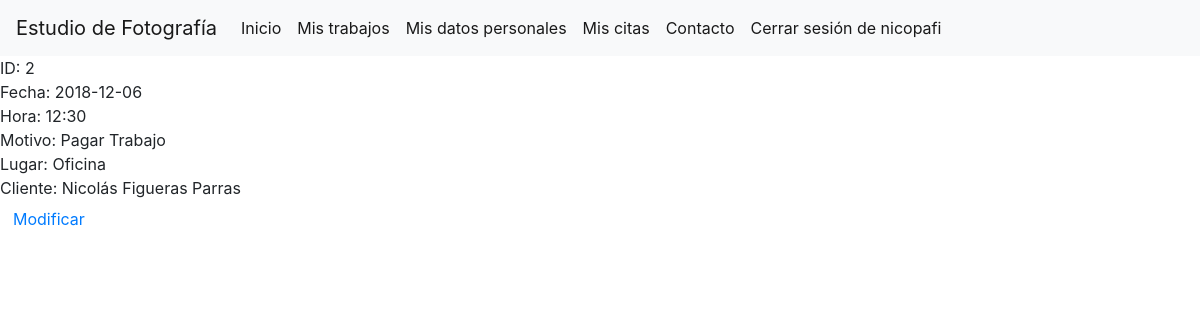
Screenshot of /Citas/citaDia.php?data=2 (signed in) with the database file from the repository.
### tables this page shows
CREATE TABLE `citas` (
  `id` bigint(20) UNSIGNED NOT NULL,
  `fecha` date NOT NULL,
  `hora` varchar(5) NOT NULL,
  `motivo` varchar(200) NOT NULL,
  `lugar` varchar(35) NOT NULL,
  `id_cliente` bigint(20) NOT NULL
);

CREATE TABLE `clientes` (
  `id` bigint(20) UNSIGNED NOT NULL,
  `nombre` varchar(15) NOT NULL,
  `apellidos` varchar(20) NOT NULL,
  `direccion` varchar(50) NOT NULL,
  `telefono1` varchar(9) NOT NULL,
  `telefono2` varchar(9) DEFAULT NULL,
  `nick` varchar(15) NOT NULL,
  `contraseña` varchar(20) NOT NULL
);

### Citas/citaDia.php (the view, shortened to what this page needs)
<!DOCTYPE html>
<html lang="es">
    <head>
    </head>
    <body>
        <?php
            if(isset($_COOKIE['sesion']) && isset($_SESSION['user'])){
                if($_SESSION['user']=='admin'){
                    include('../NavBar/navBarAdmin.php');
                }else{
                    include('../NavBar/navBarClient.php');
                }
            }else{
                header("location: ../Acceder/error.php");
            }
        ?>
        <?php
            $db = connectDb();
            $id_cita=$_GET['data'];
            $query=mysqli_query($db, "SELECT * FROM citas WHERE id=$id_cita");
            $datos = mysqli_fetch_array($query, MYSQLI_ASSOC);
            echo "ID: $datos[id]<br>";
            echo "Fecha: $datos[fecha]<br>";
            echo "Hora: $datos[hora]<br>";
            echo "Motivo: $datos[motivo]<br>";
            echo "Lugar: $datos[lugar]<br>";
            $queryClient=mysqli_query($db, "SELECT * FROM clientes WHERE id=$datos[id_cliente]");
            $datosClient=mysqli_fetch_array($queryClient, MYSQLI_ASSOC);
            $nombre="$datosClient[nombre] $datosClient[apellidos]";
            echo "Cliente: $nombre <br>";
            echo "<a href='modificaCita.php?id=$id_cita' class='btn btn-link'>Modificar</a>";
        ?>
    </body>
</html>

### rows the page displays
citas: id "2", fecha "2018-12-06", hora "12:30", motivo "Pagar Trabajo", lugar "Oficina"
clientes: nombre "Nicolás Figueras Parras"

### other values shown
$_SESSION[user] "nicopafi"
